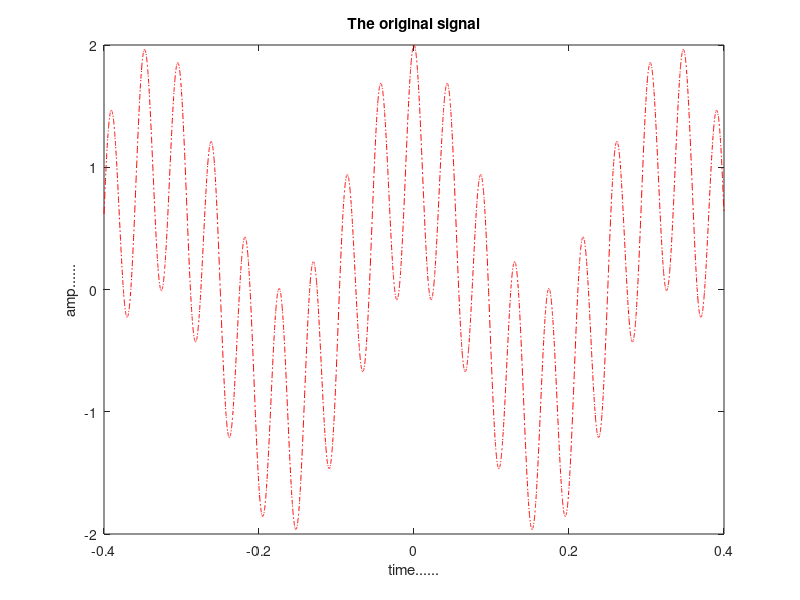
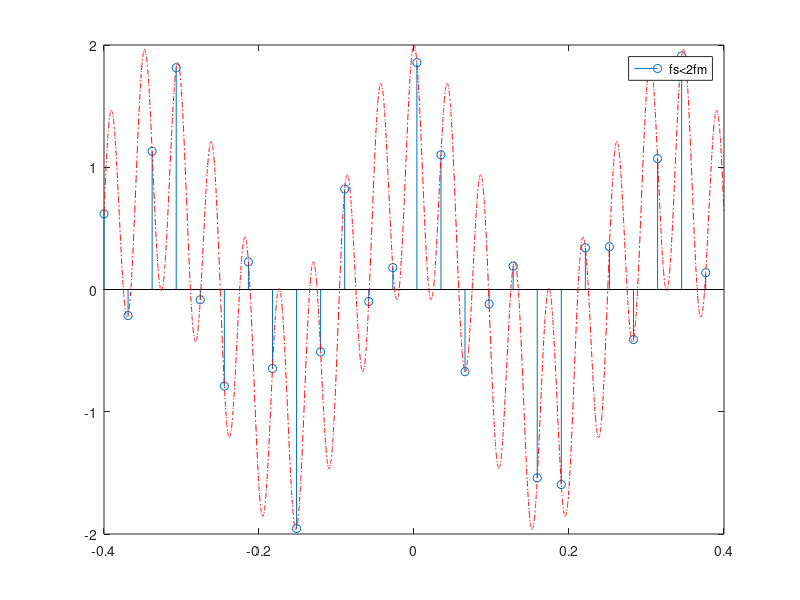
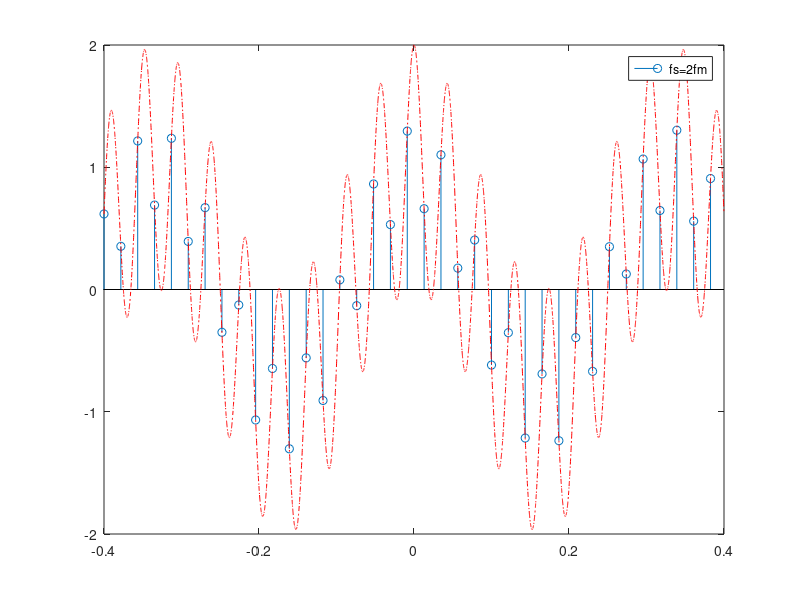
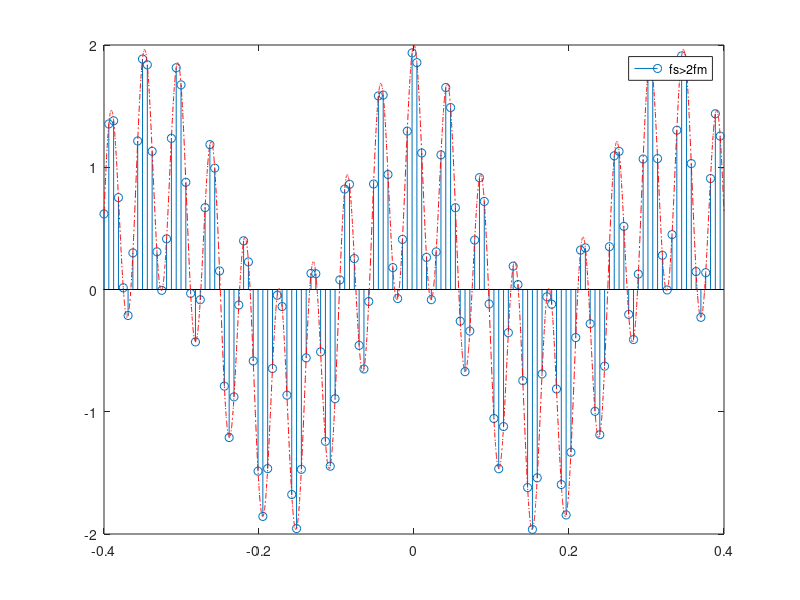

The MATLAB script that drew these images, in order:
clc;
close all;
clear all;
f1=3;
f2=23;
t=-0.4:0.0001:0.4;
x=cos(2*pi*f1*t)+cos(2*pi*f2*t);
figure(1);
plot(t,x,'-.r');
xlabel('time......');
ylabel('amp......');
title('The original signal');
%case 1: (fs<2fm)
fs1=1.4*f2;
ts1=1/fs1;
n1=-0.4:ts1:0.4;
xs1=cos(2*pi*f1*n1)+cos(2*pi*f2*n1);
figure(2);
stem(n1,xs1);
hold on;
plot(t,x,'-.r');
hold off;
legend('fs<2fm');
%case 2 : (fs=2fm)
fs2=2*f2;
ts2=1/fs2;
n2=-0.4:ts2:0.4;
xs2=cos(2*pi*f1*n2)+cos(2*pi*f2*n2);
figure(3);
stem(n2,xs2);
hold on;
plot(t,x,'-.r');
hold off;
legend('fs=2fm');
%case 3 : (fs>2fm)
fs3=7*f2;
ts3=1/fs3;
n3=-0.4:ts3:0.4;
xs3=cos(2*pi*f1*n3)+cos(2*pi*f2*n3);
figure(4);
stem(n3,xs3);
hold on;
plot(t,x,'-.r');
hold off;
legend('fs>2fm');
